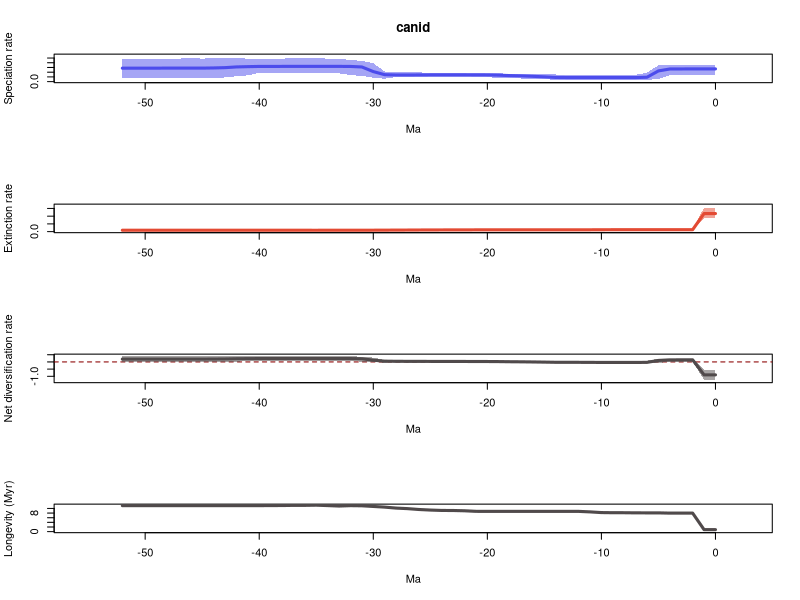

The R source for this figure:
# 1 files combined:
# 	/home/eeb177-student/Desktop/eeb-177/lab-work/exercise-9/pyrate_mcmc_logs/canid_occ_1_marginal_rates.log

# 95% HPDs calculated using code from Biopy (https://www.cs.auckland.ac.nz/~yhel002/biopy/)

pdf(file='/home/eeb177-student/Desktop/eeb-177/lab-work/exercise-9/pyrate_mcmc_logs/canid_occ_1_marginal_rates_RTT.pdf',width=0.6*9, height=16.8)
par(mfrow=c(4,1))
library(scales)
L_hpd_m95=c(0.13479454007, 0.13479454007,0.13479454007,0.137708602354,0.13479454007,0.0569200628744,0.0356148194725,0.0356148194725,0.0356148194725,0.0356148194725,0.0356148194725,0.0356148194725,0.0356148194725,0.0356148194725,0.0406030682402,0.0496491048808,0.0557468928447,0.0661601278512,0.0661601278512,0.069016262985,0.101836689924,0.101836689924,0.101836689924,0.101836689924,0.101836689924,0.101836689924,0.101836689924,0.0878957383247,0.0956124051981,0.0617121309198,0.083895744368,0.121570856598,0.138364113535,0.1768677124,0.1768677124,0.187524072933,0.187524072933,0.187524072933,0.1768677124,0.1768677124,0.187524072933,0.132664869801,0.113695598018,0.0889828281155,0.0729666627437,0.0729666627437,0.0729666627437,0.0729666627437,0.0729666627437,0.0682418032073,0.0682418032073,0.0682418032073,0.0682418032073)
L_hpd_M95=c(0.343307263378, 0.343307263378,0.343307263378,0.343307263378,0.343307263378,0.34722746587,0.187524072933,0.1446871111,0.1446871111,0.1446871111,0.1446871111,0.1446871111,0.1446871111,0.1446871111,0.151395308724,0.161954649696,0.165581330663,0.16997464916,0.168488530813,0.174315503097,0.191512140366,0.189311740559,0.189311740559,0.189311740559,0.190891966836,0.190891966836,0.194428582602,0.194428582602,0.203893856197,0.214583958363,0.390440778361,0.442760294882,0.454168428646,0.48816505577,0.48816505577,0.495414175285,0.495414175285,0.495414175285,0.48816505577,0.48816505577,0.48816505577,0.483854160625,0.509445713446,0.503893071661,0.495414175285,0.488653775914,0.496466400066,0.488653775914,0.488653775914,0.488653775914,0.488653775914,0.488653775914,0.488653775914)
M_hpd_m95=c(0.866088273898, 0.866088273898,0.0872979333522,0.0872979333522,0.0872979333522,0.0920002973284,0.0920002973284,0.0920002973284,0.0920002973284,0.0920002973284,0.0920002973284,0.0864067742183,0.0891795613964,0.0891795613964,0.0891795613964,0.0891795613964,0.0891795613964,0.0891795613964,0.0891795613964,0.085607219138,0.085607219138,0.084782115674,0.0793959584928,0.0779950897538,0.0757208117645,0.0720029860897,0.0664770391822,0.0606358008757,0.0594573322081,0.0470257418219,0.0470257418219,0.0479424106558,0.0470257418219,0.0414765769461,0.0275562518732,0.0275562518732,0.0307145788295,0.0307145788295,0.0307145788295,0.0307145788295,0.0307145788295,0.0307145788295,0.0307145788295,0.0307145788295,0.0307145788295,0.0307145788295,0.0307145788295,0.0307145788295,0.0307145788295,0.0307145788295,0.0307145788295,0.0307145788295,0.0307145788295)
M_hpd_M95=c(1.55496014496, 1.55496014496,0.158038517308,0.158038517308,0.158038517308,0.158038517308,0.158038517308,0.158038517308,0.158038517308,0.158038517308,0.158038517308,0.146853709395,0.141697615715,0.141697615715,0.141697615715,0.141697615715,0.141697615715,0.141697615715,0.141697615715,0.139677545875,0.139677545875,0.139677545875,0.141697615715,0.141697615715,0.141697615715,0.139460853968,0.139460853968,0.139460853968,0.140149489943,0.126591743785,0.127949856714,0.126856013991,0.126856013991,0.127949856714,0.150867340266,0.150867340266,0.156213132045,0.156213132045,0.157220732079,0.157220732079,0.157220732079,0.157220732079,0.157220732079,0.157220732079,0.157220732079,0.157220732079,0.157220732079,0.157220732079,0.157220732079,0.157220732079,0.157220732079,0.157220732079,0.157220732079)
R_hpd_m95=c(-1.24477385276, -1.24477385276,0.0179931355113,0.0179931355113,0.0179931355113,-0.0800666256663,-0.106628010252,-0.106628010252,-0.106628010252,-0.106628010252,-0.106628010252,-0.0817143551035,-0.0817143551035,-0.0817143551035,-0.0767498766534,-0.071801841462,-0.0601740599133,-0.0601740599133,-0.0549854796544,-0.0441545535469,-0.0327412969679,-0.02861403694,-0.00849593167104,-0.00491957426488,-0.00958577975385,-0.00849593167104,-0.0120084743484,-0.0302621357304,-0.0120232479022,-0.0489802006403,-0.00849593167104,0.0193386183419,0.0600592834581,0.0600592834581,0.0600592834581,0.0600592834581,0.0600592834581,0.0600592834581,0.0574943752988,0.0574943752988,0.0574943752988,0.057274229567,0.0181994989416,-0.00890311886422,-0.0135132422008,-0.0382294103934,-0.0183366579628,-0.0382294103934,-0.0382294103934,-0.0382294103934,-0.0382294103934,-0.0382294103934,-0.0382294103934)
R_hpd_M95=c(-0.530984712428, -0.530984712428,0.235725434765,0.228279951959,0.235725434765,0.212818165959,0.086645841656,0.0336101946152,0.031392087753,0.031392087753,0.0336101946152,0.0458043277851,0.0377217389106,0.0377217389106,0.0409738778688,0.0488711074913,0.0561028346103,0.066275068006,0.066275068006,0.0747372605312,0.0747372605312,0.0747372605312,0.0834202755733,0.0779188099787,0.0747372605312,0.0834202755733,0.0941547909321,0.104893598362,0.1256564997,0.132329656402,0.300039125374,0.363265816858,0.394694032228,0.394694032228,0.394694032228,0.394694032228,0.394694032228,0.394694032228,0.394694032228,0.394694032228,0.394694032228,0.409210766094,0.425963207603,0.409210766094,0.425963207603,0.397076424075,0.425963207603,0.397076424075,0.397076424075,0.397076424075,0.397076424075,0.397076424075,0.397076424075)
L_mean=c(0.269527945664, 0.269527945664,0.269527945664,0.268718378374,0.267803564779,0.226636424928,0.0933990559223,0.0860535539565,0.0860535539565,0.0860535539565,0.0860535539565,0.0860535539565,0.0860535539565,0.0861708523867,0.0885262553474,0.101182070737,0.112181055152,0.121439909999,0.127323752923,0.136661239133,0.141588166327,0.142866593327,0.143319873317,0.14331772406,0.143340330725,0.143340330725,0.1421814433,0.140831556758,0.141149496514,0.147056732577,0.212757133994,0.31057197423,0.321384937052,0.323148335097,0.3227866557,0.323268974965,0.323695023411,0.323695023411,0.322656442469,0.321493813112,0.322046522702,0.317323432311,0.311312856984,0.296137463742,0.289881206505,0.285943965093,0.286800128907,0.286037670066,0.286952784491,0.285127596513,0.285127596513,0.285127596513,0.285127596513)
M_mean=c(1.16904517639, 1.16904517639,0.12531133743,0.12531133743,0.12531133743,0.123635145703,0.123635145703,0.123483714384,0.122704637311,0.122557689972,0.121713190503,0.11739179245,0.11448266477,0.11448266477,0.11448266477,0.11448266477,0.11448266477,0.11448266477,0.11448266477,0.114332831732,0.114332831732,0.114255762959,0.111227516919,0.109736158328,0.109442141438,0.107472065418,0.104733473924,0.100817969423,0.0984963777598,0.0945917571767,0.0920901214875,0.0897155774283,0.0892321417828,0.0905879945707,0.0890225322139,0.0876520922318,0.0882389774243,0.0882389774243,0.0888316712871,0.0889180301638,0.0892106482373,0.0892106482373,0.0892106482373,0.0892106482373,0.0892106482373,0.0892106482373,0.0892106482373,0.0892106482373,0.0892106482373,0.0892106482373,0.0892106482373,0.0892106482373,0.0892106482373)
R_mean=c(-0.899517230724, -0.899517230724,0.144216608234,0.143407040944,0.142492227349,0.103001279225,-0.0302360897809,-0.0374301604275,-0.0366510833549,-0.036504136015,-0.0356596365462,-0.0313382384938,-0.0284291108132,-0.028311812383,-0.0259564094223,-0.0133005940323,-0.00230160961753,0.00695724522899,0.0128410881532,0.022328407401,0.027255334595,0.0286108303671,0.0320923563983,0.033581565732,0.0338981892874,0.0358682653078,0.0374479693756,0.0400135873344,0.0426531187542,0.0524649754002,0.120667012507,0.220856396802,0.232152795269,0.232560340527,0.233764123486,0.235616882734,0.235456045987,0.235456045987,0.233824771182,0.232575782948,0.232835874465,0.228112784074,0.222102208747,0.206926815504,0.200670558267,0.196733316856,0.197589480669,0.196827021828,0.197742136253,0.195916948276,0.195916948276,0.195916948276,0.195916948276)
trans=0.5
age=(0:(53-1))* -1
plot(age,age,type = 'n', ylim = c(0, 0.560390284791), xlim = c(-55.65,2.65), ylab = 'Speciation rate', xlab = 'Ma',main='canid' )
polygon(c(age, rev(age)), c(L_hpd_M95, rev(L_hpd_m95)), col = alpha("#4c4cec",trans), border = NA)
lines(rev(age), rev(L_mean), col = "#4c4cec", lwd=3)
plot(age,age,type = 'n', ylim = c(0, 1.71045615946), xlim = c(-55.65,2.65), ylab = 'Extinction rate', xlab = 'Ma' )
polygon(c(age, rev(age)), c(M_hpd_M95, rev(M_hpd_m95)), col = alpha("#e34a33",trans), border = NA)
lines(rev(age), rev(M_mean), col = "#e34a33", lwd=3)
plot(age,age,type = 'n', ylim = c(-1.36925123803, 0.468559528363), xlim = c(-55.65,2.65), ylab = 'Net diversification rate', xlab = 'Ma' )
abline(h=0,lty=2,col="darkred")
polygon(c(age, rev(age)), c(R_hpd_M95, rev(R_hpd_m95)), col = alpha("#504A4B",trans), border = NA)
lines(rev(age), rev(R_mean), col = "#504A4B", lwd=3)
plot(age,age,type = 'n', ylim = c(0, max(1/M_mean)), xlim = c(-55.65,2.65), ylab = 'Longevity (Myr)', xlab = 'Ma' )
lines(rev(age), rev(1/M_mean), col = "#504A4B", lwd=3)
n <- dev.off()